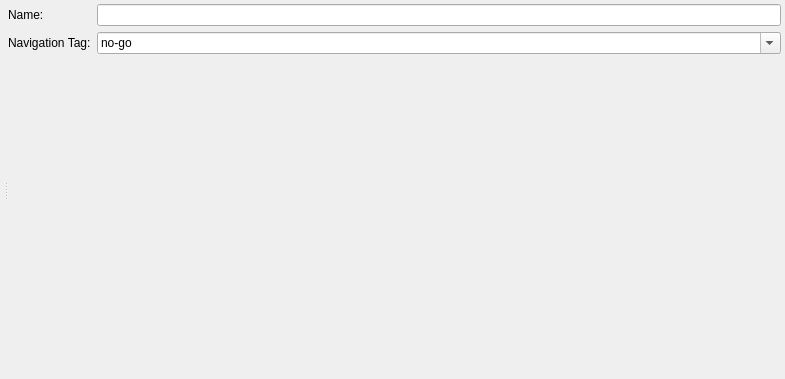
<?xml version="1.0" encoding="UTF-8"?>
<ui version="4.0">
 <class>Form</class>
 <widget class="QWidget" name="Form">
  <property name="geometry">
   <rect>
    <x>0</x>
    <y>0</y>
    <width>785</width>
    <height>379</height>
   </rect>
  </property>
  <property name="windowTitle">
   <string>Form</string>
  </property>
  <layout class="QVBoxLayout" name="verticalLayout_2">
   <property name="margin">
    <number>4</number>
   </property>
   <item>
    <widget class="QSplitter" name="splitter">
     <property name="orientation">
      <enum>Qt::Horizontal</enum>
     </property>
     <widget class="QWidget" name="layoutWidget">
      <layout class="QVBoxLayout" name="verticalLayout_3">
       <property name="margin">
        <number>0</number>
       </property>
       <item>
        <widget class="QWidget" name="myGeneralCanvas" native="true">
         <property name="sizePolicy">
          <sizepolicy hsizetype="MinimumExpanding" vsizetype="Fixed">
           <horstretch>0</horstretch>
           <verstretch>0</verstretch>
          </sizepolicy>
         </property>
         <property name="element_type" stdset="0">
          <string notr="true">general_canvas</string>
         </property>
        </widget>
       </item>
       <item>
        <widget class="QWidget" name="myDisplayCanvas" native="true">
         <property name="sizePolicy">
          <sizepolicy hsizetype="MinimumExpanding" vsizetype="MinimumExpanding">
           <horstretch>0</horstretch>
           <verstretch>0</verstretch>
          </sizepolicy>
         </property>
         <property name="minimumSize">
          <size>
           <width>0</width>
           <height>0</height>
          </size>
         </property>
         <property name="element_type" stdset="0">
          <string notr="true">display_widget_canvas</string>
         </property>
        </widget>
       </item>
      </layout>
     </widget>
     <widget class="QWidget" name="widget" native="true">
      <layout class="QFormLayout" name="formLayout">
       <item row="0" column="0">
        <widget class="QLabel" name="short_name_label">
         <property name="text">
          <string>Name:</string>
         </property>
        </widget>
       </item>
       <item row="0" column="1">
        <widget class="QLineEdit" name="short_name"/>
       </item>
       <item row="3" column="1">
        <spacer name="verticalSpacer">
         <property name="orientation">
          <enum>Qt::Vertical</enum>
         </property>
         <property name="sizeHint" stdset="0">
          <size>
           <width>20</width>
           <height>18</height>
          </size>
         </property>
        </spacer>
       </item>
       <item row="1" column="1">
        <widget class="QComboBox" name="nav_tag">
         <property name="editable">
          <bool>true</bool>
         </property>
         <item>
          <property name="text">
           <string>no-go</string>
          </property>
         </item>
         <item>
          <property name="text">
           <string>road</string>
          </property>
         </item>
         <item>
          <property name="text">
           <string>pedestrian-path</string>
          </property>
         </item>
        </widget>
       </item>
       <item row="1" column="0">
        <widget class="QLabel" name="nav_tag_label">
         <property name="text">
          <string>Navigation Tag:</string>
         </property>
        </widget>
       </item>
      </layout>
     </widget>
    </widget>
   </item>
  </layout>
 </widget>
 <resources/>
 <connections/>
</ui>
